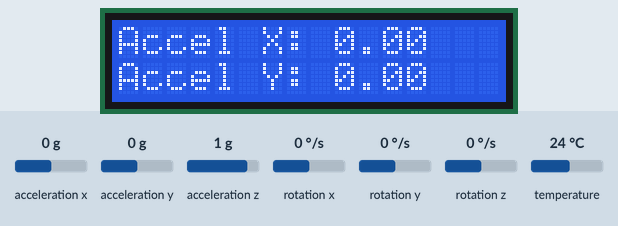
This sketch was run on a simulated Arduino Uno, built with avr-gcc and run on an emulated ATmega328P. Shown: 16×2 character LCD. The inputs (shaded band) are chosen by the test bench; at power-on: acceleration x 0 g, acceleration y 0 g, acceleration z 1 g, rotation x 0 °/s, rotation y 0 °/s, rotation z 0 °/s, temperature 24 °C.

Above: at 1.2 s.
1.3 s: acceleration x set to -1.4 g
At 9.0 s:
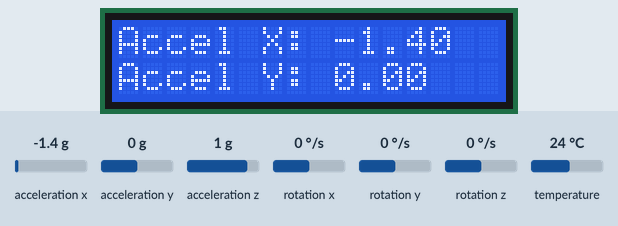
13.7 s: acceleration y set to -1.4 g
At 17.7 s:
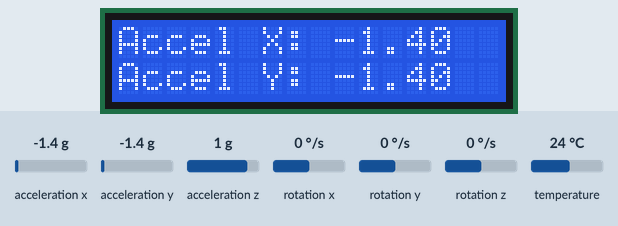
19.8 s: acceleration z set to -1.4 g
At 27.8 s:
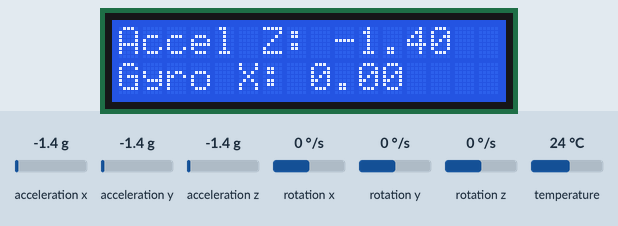
29.9 s: rotation x set to -192 °/s
At 35.5 s:
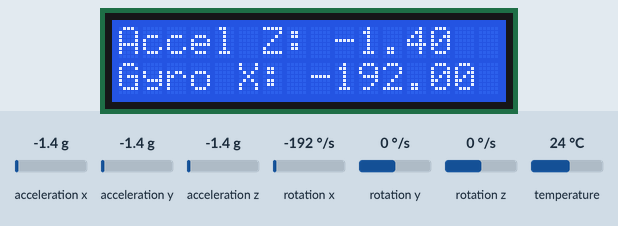
38.1 s: rotation y set to -192 °/s
At 45.8 s:
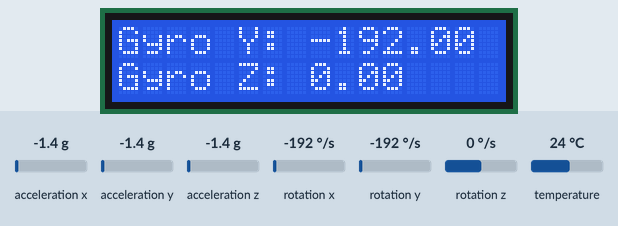
48.2 s: rotation z set to -192 °/s
At 53.7 s:
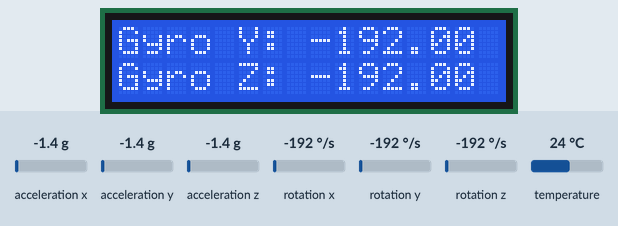
Timing chart, 0 to 55.2 s (numbered marks = the images above; inputs shaded):
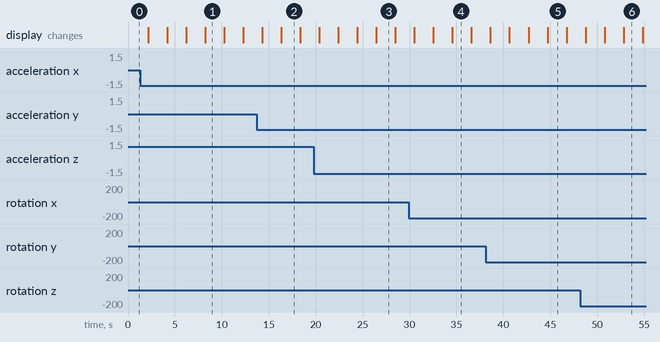

Measured:
- what the display in image 1 shows lasts 2.1 s, from 8.2 s to 10.3 s

The sketch:

MPU6050.ino
```cpp
// Include necessary libraries
#include <Wire.h>
#include <MPU6050.h>
#include <LiquidCrystal_I2C.h>

// Initialize MPU6050
MPU6050 mpu;

// Initialize LCD16x2 on I2C address 0x27 (common address)
LiquidCrystal_I2C lcd(0x27, 16, 2);

void setup() {
    // Initialize serial communication for debugging
    Serial.begin(9600);

    // Initialize I2C communication
    Wire.begin();

    // Initialize MPU6050
    mpu.initialize();

    if (!mpu.testConnection()) {
        Serial.println("Could not find a valid MPU6050 sensor, check wiring!");
        while (1);
    }

    // Initialize LCD
    lcd.init();
    lcd.backlight();

    lcd.setCursor(0, 0);
    lcd.print("MPU6050 Sensor");

    // Clear LCD and display initial message
    lcd.clear();
    lcd.setCursor(0, 0);
    lcd.print("MPU60 Data");
}

void loop() {
    int16_t ax, ay, az;
    int16_t gx, gy, gz;

    // Read raw data from MPU6050
    mpu.getAcceleration(&ax, &ay, &az);
    mpu.getRotation(&gx, &gy, &gz);

    // Convert raw data into g's & degrees per second
    float ax_f = ax / 16384.00;
    float ay_f = ay / 16384.00;
    float az_f = az / 16384.00;

    float gx_f = gx / 131.00;
    float gy_f = gy / 131.00;
    float gz_f = gz / 131.00;

    float temperature = mpu.getTemperature() / 340.00 + 36.53;

    // Display Accelerometer data on LCD
    lcd.clear();
    lcd.setCursor(0, 0);
    lcd.print("Accel X: ");
    lcd.print(ax_f);
    lcd.setCursor(0, 1);
    lcd.print("Accel Y: ");
    lcd.print(ay_f);
    delay(2000); // Display for 2 seconds

    // Display Accelerometer Z and Gyroscope X on LCD
    lcd.clear();
    lcd.setCursor(0, 0);
    lcd.print("Accel Z: ");
    lcd.print(az_f);
    lcd.setCursor(0, 1);
    lcd.print("Gyro X: ");
    lcd.print(gx_f);
    delay(2000); // Display for 2 seconds

    // Display Gyroscope Y and Z on LCD
    lcd.clear();
    lcd.setCursor(0, 0);
    lcd.print("Gyro Y: ");
    lcd.print(gy_f);
    lcd.setCursor(0, 1);
    lcd.print("Gyro Z: ");
    lcd.print(gz_f);
    delay(2000); // Display for 2 seconds

    // Display Temperature
    lcd.clear();
    lcd.setCursor(0 ,0);
    lcd.print("Temp: ");
    lcd.print(temperature);
    delay(2000);
}
```
